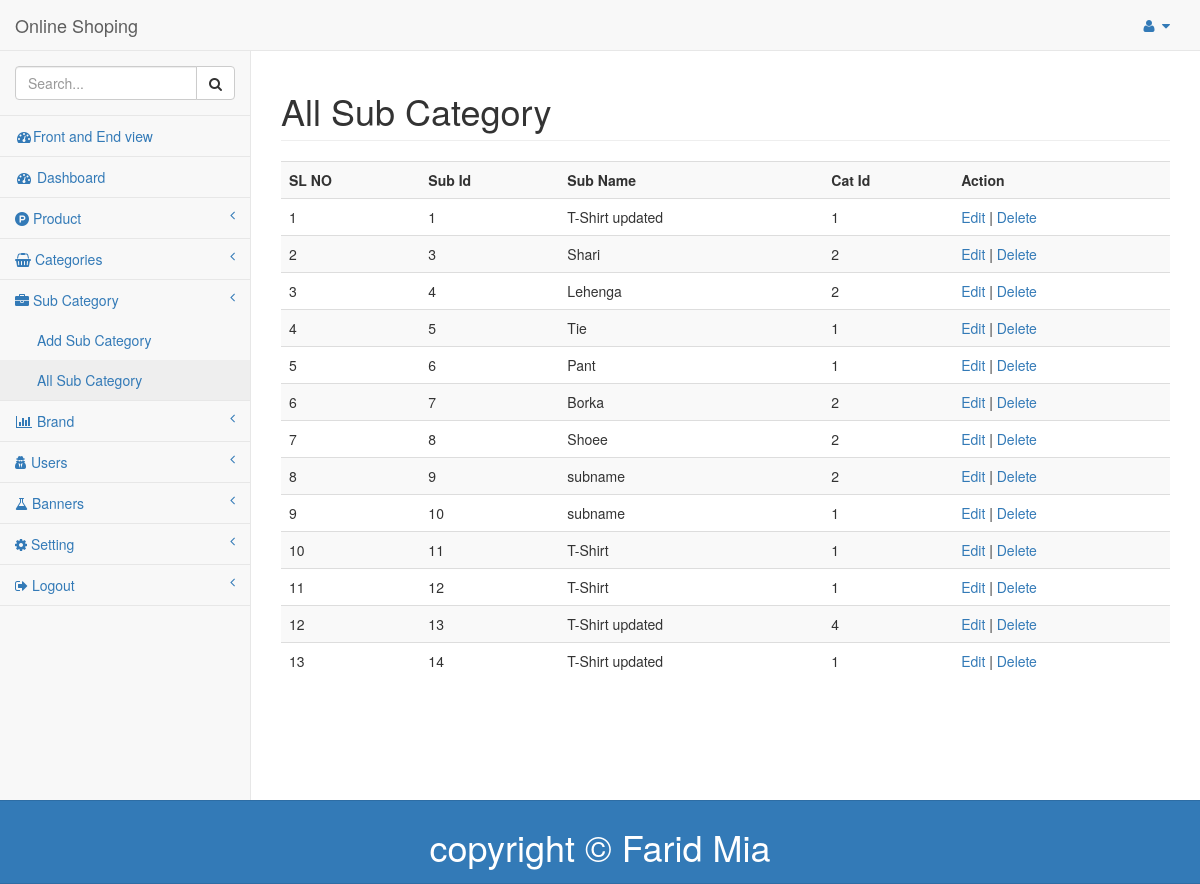
Page /admin/all-sub-category.php (signed in) on the committed database.
### tables this page shows
CREATE TABLE `sub_categories` (
  `sub_id` int(11) NOT NULL,
  `sub_name` varchar(50) NOT NULL,
  `cat_id` int(11) NOT NULL
);

### admin/classes/database.php (called while the page is built, shortened)
<?php
	class database{
		public $connection;
		public function connection(){
			$this->connection = mysqli_connect(DB_HOST,DB_USER,DB_PASS,DB_NAME);
		}
		public function getData($table,$whichcolumn = array(),$columnname = null,$compare = null,$columnvalue = null){
			if(is_array($whichcolumn)){
				$whichcolumn = implode(",",$whichcolumn);
			}
			if(empty($columnname) && empty($columnvalue)){
				$query = "SELECT $whichcolumn FROM $table";
			}
			elseif (!empty($columnname) && !empty($columnvalue)) {
				$sql ="SELECT $whichcolumn FROM $table WHERE $columnname $compare $columnvalue";
				$query = $sql;
			}
			$query = mysqli_query($this->connection,$query);
			if($query)
				return $query;
			else
				return false;
		}
	}
?>

### admin/all-sub-category.php (the view, shortened to what this page needs)
<?php require_once('includes/header.php');  ?>
    <div id="wrapper">
        <?php require_once('includes/top-nav.php');  ?>
        <div id="page-wrapper">
            <div class="row">
                <div class="col-lg-12">
                    <h1 class="page-header">All Sub Category</h1>
                <?php
                    $database    = new Database();
                    $data        = array('cat_id','sub_name','sub_id');
                    $query       = $database->getData("sub_categories",$data);
                        echo "<table class='table table-striped'>";
                            echo "<tr>
                                    <th>SL NO</th>
                                    <th>Sub Id</th>
                                    <th>Sub Name</th>
                                    <th>Cat Id</th>
                                    <th>Action</th>
                                 </tr>";
                                 $i = 1;
                                 while($row = mysqli_fetch_array($query)){
                                    $subid           = (int) $row['sub_id'];
                                    $catid           = (int) $row['cat_id'];
                                    $sub_name         = $row['sub_name'];
                                    echo "<tr>";
                                        echo "<td>$i</td>";
                                        echo "<td>$subid</td>";
                                        echo "<td>$sub_name</td>";
                                        echo "<td>$catid</td>";
                                        echo "<td><a href='edit-sub-category.php?subid=$subid&name=subcategory'>Edit</a> | <a href='delete.php?subid=$subid&name=subcategory'>Delete</a></td>";
                                    echo "</tr>";
                                    $i++;
                                 }
                            echo "</table>";
                ?>
                </div>
            </div>
            <div class="row">
                <div class="col-lg-3 col-md-6">
                </div>
            </div>
        </div>
    </div>
    <?php
    require_once('includes/footer.php');
    ?>

### admin/includes/header.php (shortened to what this page needs)
<!DOCTYPE html>
<html lang="en">
<head>
    <link href="vendor/bootstrap/css/bootstrap.min.css" rel="stylesheet">
    <link href="vendor/metisMenu/metisMenu.min.css" rel="stylesheet">
    <link href="dist/css/sb-admin-2.css" rel="stylesheet">
    <link href="vendor/morrisjs/morris.css" rel="stylesheet">
    <link href="vendor/font-awesome/css/font-awesome.min.css" rel="stylesheet" type="text/css">
    <link rel="stylesheet" type="text/css" href="dist/css/style.css"/>
</head>
<body>

### admin/includes/top-nav.php (shortened to what this page needs)
<nav class="navbar navbar-default navbar-static-top" role="navigation" style="margin-bottom: 0">
            <div class="navbar-header">
                <a class="navbar-brand" href="index.php">Online Shoping</a>
            </div>
            <ul class="nav navbar-top-links navbar-right">
                <li class="dropdown">
                    <a class="dropdown-toggle" data-toggle="dropdown" href="#">
                        <i class="fa fa-user fa-fw"></i> <i class="fa fa-caret-down"></i>
                    </a>
                </li>
            </ul>
            <div class="navbar-default sidebar" role="navigation">
                <div class="sidebar-nav navbar-collapse">
                    <ul class="nav" id="side-menu">
                        <li class="sidebar-search">
                            <div class="input-group custom-search-form">
                                <input type="text" class="form-control" placeholder="Search...">
                                <span class="input-group-btn">
                                <button class="btn btn-default" type="button">
                                    <i class="fa fa-search"></i>
                                </button>
                            </span>
                            </div>
                        </li>
                        <li>
                            <a href="http://localhost/php89/project1/index.php" target="_new"><i class="fa fa-dashboard fa-fw"></i>Front and End view</a>
                        </li>
                        <li>
                            <a href="index.php"><i class="fa fa-dashboard fa-fw"></i> Dashboard</a>
                        </li>
                        <li>
                            <a href="#"><i class="fa fa-product-hunt" aria-hidden="true"></i> Product<span class="fa arrow"></span></a>
                        </li>
                        <li>
                            <a href="#"><i class="fa fa-shopping-basket" aria-hidden="true"></i> Categories<span class="fa arrow"></span></a>
                        </li>
                        <li>
                            <a href="#"><i class="fa fa-briefcase" aria-hidden="true"></i> Sub Category<span class="fa arrow"></span></a>
                            <ul class="nav nav-second-level">
                                <li>
                                    <a href="add-sub-category.php">Add Sub Category</a>
                                </li>
                                <li>
                                    <a href="all-sub-category.php">All Sub Category</a>
                                </li>
                            </ul>
                        </li>
                        <li>
                            <a href="#"><i class="fa fa-bar-chart-o fa-fw"></i> Brand<span class="fa arrow"></span></a>
                        </li>
                        <li>
                            <a href="#"><i class="fa fa-user-secret" aria-hidden="true"></i> Users<span class="fa arrow"></span></a>
                        </li>
                        <li>
                            <a href="#"><i class="fa fa-flask" aria-hidden="true"></i> Banners<span class="fa arrow"></span></a>
                        </li>
                        <li>
                            <a href="setting.php"><i class="fa fa-cog" aria-hidden="true"></i> Setting<span class="fa arrow"></span></a>
                        </li>
                        <li>
                            <a href="logout.php"><i class="fa fa-sign-out" aria-hidden="true"></i> Logout<span class="fa arrow"></span></a>
                        </li>
                    </ul>
                </div>
            </div>
        </nav>

### admin/includes/footer.php (shortened to what this page needs)
         <div class="row">
                <div class="col-lg-12 btn btn-primary">
                    <h1>copyright &copy; Farid Mia</h1>
                </div>
          </div>
</body>
</html>

### rows in the picture
sub_categories: sub_id "1", sub_name "T-Shirt updated", cat "1"
sub_categories: sub_id "3", sub_name "Shari", cat "2"
sub_categories: sub_id "4", sub_name "Lehenga", cat "2"
sub_categories: sub_id "5", sub_name "Tie", cat "1"
sub_categories: sub_id "6", sub_name "Pant", cat "1"
sub_categories: sub_id "7", sub_name "Borka", cat "2"
sub_categories: sub_id "8", sub_name "Shoee", cat "2"
sub_categories: sub_id "9", sub_name "subname", cat "2"
sub_categories: sub_id "10", sub_name "subname", cat "1"
sub_categories: sub_id "11", sub_name "T-Shirt", cat "1"
sub_categories: sub_id "12", sub_name "T-Shirt", cat "1"
sub_categories: sub_id "13", sub_name "T-Shirt updated", cat "4"
sub_categories: sub_id "14", sub_name "T-Shirt updated", cat "1"
